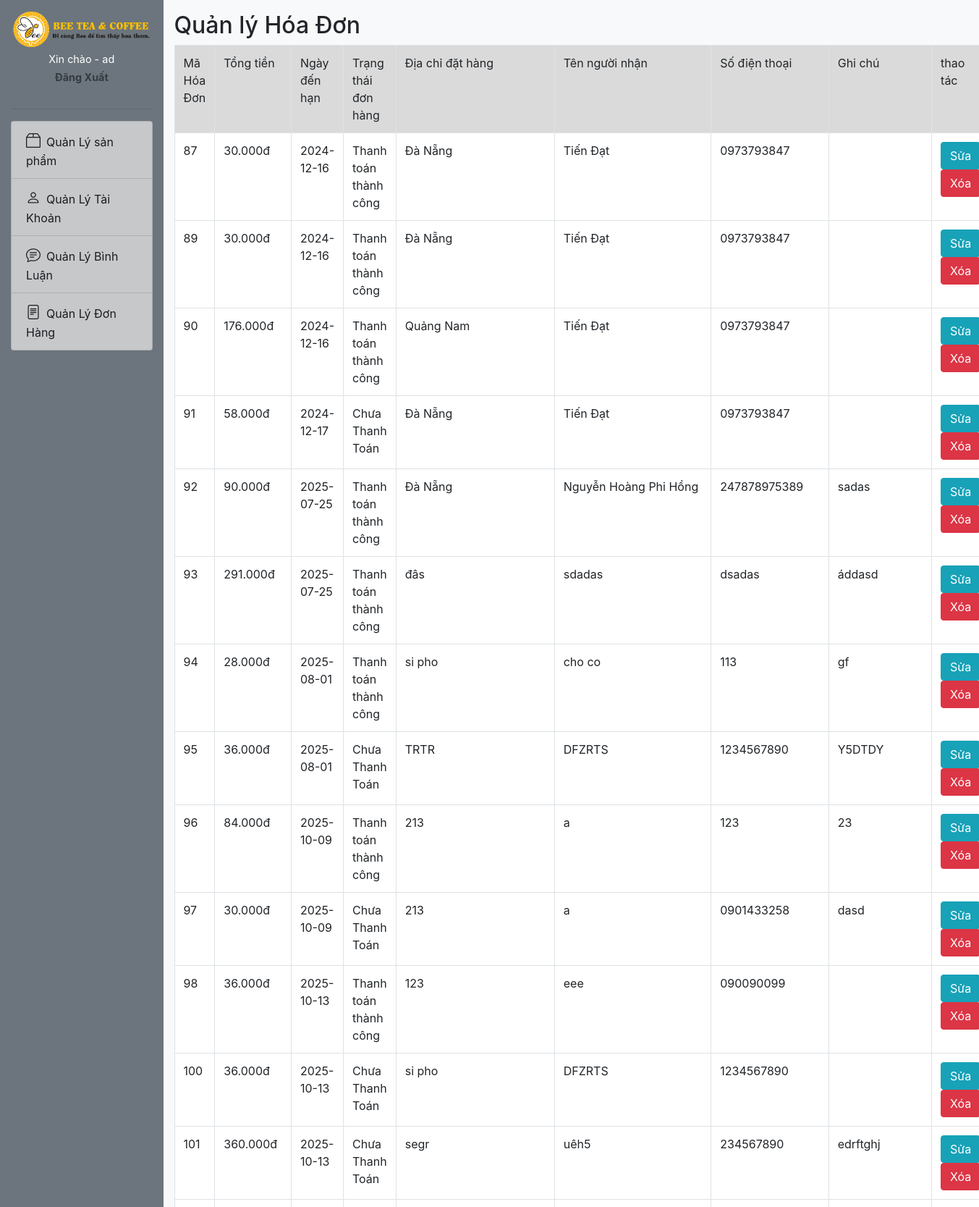
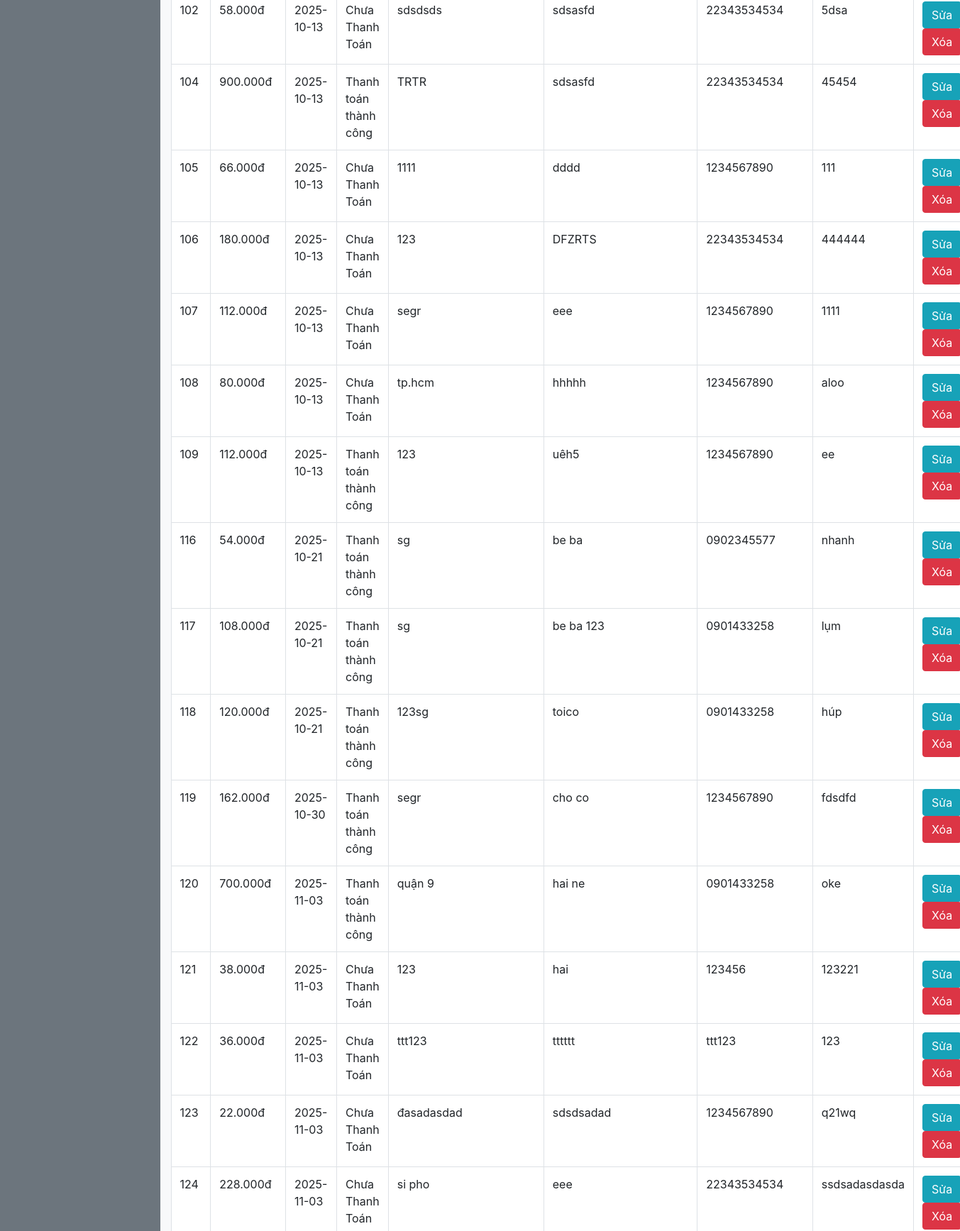
/admin/hoadon.php (signed in, upper part), run on the app's committed database (2 pictures, top to bottom).
### tables this page shows
CREATE TABLE `invoice` (
  `invoice_id` int(11) NOT NULL,
  `invoice_date` date NOT NULL,
  `payment_status` varchar(25) NOT NULL,
  `total_amount` decimal(10,3) NOT NULL,
  `due_date` date NOT NULL,
  `billing_address` varchar(255) DEFAULT NULL,
  `user_id` int(11) NOT NULL,
  `recipient_name` varchar(255) NOT NULL,
  `phone` varchar(20) NOT NULL,
  `notes` text DEFAULT NULL
);

### admin/hoadon.php (the view, shortened to what this page needs)
<?php
require_once('../model/config.php');
$user = isset($_SESSION['username']) ? $_SESSION['username'] : '';
$sql = 'SELECT * FROM Invoice';
$tacainvoice = mysqli_query($conn, $sql);
?>
<!DOCTYPE html>
<html lang="en">
<head>
    <link rel="stylesheet" href="https://cdn.jsdelivr.net/npm/bootstrap@4.6.2/dist/css/bootstrap.min.css">
    <link rel="stylesheet" href="https://cdn.jsdelivr.net/npm/bootstrap-icons@1.11.1/font/bootstrap-icons.css">
</head>
<body class="container-fluid">
    <article class="row">
        <section class="col-2 bg-secondary pb-4">
            <figure class="figure mt-3 center">
                <img src="../img/logo bee.png" class="figure-img img-fluid rounded">
                <figcaption class="figure-caption text-center text-white font-weight-bold">
                <?php if (isset($_SESSION['username'])) { ?>
                    <b style="position:relative; top:-4px; vertical-align: middle; font-weight:400;">Xin chào - <?php echo htmlspecialchars($user); ?></b>
                <?php } ?>
                    <br>
                    <a class="text-dark" href="../control/index.php?chucnang=logout">Đăng Xuất</a>
                </figcaption>
            </figure>
            <hr>
            <nav>
            <div class="list-group">
                <a class="list-group-item list-group-item-action list-group-item-dark" href="index.php">
                    <i class="bi bi-box2 mr-2" style="font-size: 20px;"></i>Quản Lý sản phẩm
                </a>
                <a class="list-group-item list-group-item-action list-group-item-dark" href="user.php">
                    <i class="bi bi-person mr-2" style="font-size: 20px;"></i>Quản Lý Tài Khoản
                </a>
                <a class="list-group-item list-group-item-action list-group-item-dark" href="conments.php">
                    <i class="bi bi-chat-text mr-2" style="font-size: 20px;"></i>Quản Lý Bình Luận
                </a>
                <a class="list-group-item list-group-item-action list-group-item-dark" href="donhang.php">
                    <i class="bi bi-file-text mr-2" style="font-size: 20px;"></i>Quản Lý Đơn Hàng
                </a>
            </div>
            </nav>
        </section>
        <section class="col-10 bg-light">
            <h2 class="mt-3">Quản lý Hóa Đơn</h2>
            <table class="table table-bordered table-hover bg-white">
                <tr class="table-active">
                <td>Mã Hóa Đơn</td>
                    <td>Tổng tiền</td>
                    <td>Ngày đến hạn</td>
                    <td>Trạng thái đơn hàng</td>
                    <td>Địa chỉ đặt hàng</td>
                    <td>Tên người nhận</td>
                    <td>Số điện thoại</td>
                    <td>Ghi chú</td>
                    <td>thao tác</td>
                </tr>
                    <?php
                    if ($tacainvoice) {
                        while ($invoice = mysqli_fetch_assoc($tacainvoice)) { ?>
                        <tr>
                        <td><?php echo $invoice['invoice_id']; ?></td>
                            <td><?php echo $invoice['total_amount'], "đ"; ?></td>
                            <td><?php echo $invoice['due_date']; ?></td>
                            <td><?php echo $invoice['payment_status']; ?></td>
                            <td><?php echo $invoice['billing_address']; ?></td>
                            <td><?php echo $invoice['recipient_name']; ?></td>
                            <td><?php echo $invoice['phone']; ?></td>
                            <td><?php echo $invoice['notes']; ?></td>
                            <td>
                                <a class="btn btn-info" href="sua_hoadon.php?id=<?php echo $invoice['invoice_id']; ?>">Sửa</a>
                                <a class="btn btn-danger"
   href="delete_invoice.php?id=<?php echo $invoice['invoice_id']; ?>"
   onclick="return confirm('Bạn có chắc chắn muốn xóa hóa đơn này không?');">
   Xóa
</a>
                            </td>
                        </tr>
                    <?php }
                    } else {
                        echo "<tr><td colspan='3'>Không có dữ liệu</td></tr>";
                    } ?>
            </table>
        </section>
    </article>
</body>
</html>

### admin/hoadon.php (style rules this page uses)
article { height: 100vh; }

### data on the page
invoice: invoice_id "87", total_amount "30.000", due_date "2024-12-16", payment_status "Thanh toán thành công", billing_address "Đà Nẵng", recipient_name "Tiến Đạt", phone "0973793847"
invoice: invoice_id "89", total_amount "30.000", due_date "2024-12-16", payment_status "Thanh toán thành công", billing_address "Đà Nẵng", recipient_name "Tiến Đạt", phone "0973793847"
invoice: invoice_id "90", total_amount "176.000", due_date "2024-12-16", payment_status "Thanh toán thành công", billing_address "Quảng Nam", recipient_name "Tiến Đạt", phone "0973793847"
invoice: invoice_id "91", total_amount "58.000", due_date "2024-12-17", payment_status "Chưa Thanh Toán", billing_address "Đà Nẵng", recipient_name "Tiến Đạt", phone "0973793847"
invoice: invoice_id "92", total_amount "90.000", due_date "2025-07-25", payment_status "Thanh toán thành công", billing_address "Đà Nẵng", recipient_name "Nguyễn Hoàng Phi Hồng", phone "247878975389", notes "sadas"
invoice: invoice_id "93", total_amount "291.000", due_date "2025-07-25", payment_status "Thanh toán thành công", billing_address "đâs", recipient_name "sdadas", phone "dsadas", notes "áddasd"
invoice: invoice_id "94", total_amount "28.000", due_date "2025-08-01", payment_status "Thanh toán thành công", billing_address "si pho", recipient_name "cho co", phone "113", notes "gf"
invoice: invoice_id "95", total_amount "36.000", due_date "2025-08-01", payment_status "Chưa Thanh Toán", billing_address "TRTR", recipient_name "DFZRTS", phone "1234567890", notes "Y5DTDY"
invoice: invoice_id "96", total_amount "84.000", due_date "2025-10-09", payment_status "Thanh toán thành công", billing_address "213", recipient_name "a", phone "123", notes "23"
invoice: invoice_id "97", total_amount "30.000", due_date "2025-10-09", payment_status "Chưa Thanh Toán", billing_address "213", recipient_name "a", phone "0901433258", notes "dasd"
invoice: invoice_id "98", total_amount "36.000", due_date "2025-10-13", payment_status "Thanh toán thành công", billing_address "123", recipient_name "eee", phone "090090099"
invoice: invoice_id "100", total_amount "36.000", due_date "2025-10-13", payment_status "Chưa Thanh Toán", billing_address "si pho", recipient_name "DFZRTS", phone "1234567890"
invoice: invoice_id "101", total_amount "360.000", due_date "2025-10-13", payment_status "Chưa Thanh Toán", billing_address "segr", recipient_name "uêh5", phone "234567890", notes "edrftghj"
invoice: invoice_id "102", total_amount "58.000", due_date "2025-10-13", payment_status "Chưa Thanh Toán", billing_address "sdsdsds", recipient_name "sdsasfd", phone "22343534534", notes "5dsa"
invoice: invoice_id "104", total_amount "900.000", due_date "2025-10-13", payment_status "Thanh toán thành công", billing_address "TRTR", recipient_name "sdsasfd", phone "22343534534", notes "45454"
invoice: invoice_id "105", total_amount "66.000", due_date "2025-10-13", payment_status "Chưa Thanh Toán", billing_address "1111", recipient_name "dddd", phone "1234567890", notes "111"
invoice: invoice_id "106", total_amount "180.000", due_date "2025-10-13", payment_status "Chưa Thanh Toán", billing_address "123", recipient_name "DFZRTS", phone "22343534534", notes "444444"
invoice: invoice_id "107", total_amount "112.000", due_date "2025-10-13", payment_status "Chưa Thanh Toán", billing_address "segr", recipient_name "eee", phone "1234567890", notes "1111"
invoice: invoice_id "108", total_amount "80.000", due_date "2025-10-13", payment_status "Chưa Thanh Toán", billing_address "tp.hcm", recipient_name "hhhhh", phone "1234567890", notes "aloo"
invoice: invoice_id "109", total_amount "112.000", due_date "2025-10-13", payment_status "Thanh toán thành công", billing_address "123", recipient_name "uêh5", phone "1234567890", notes "ee"
invoice: invoice_id "116", total_amount "54.000", due_date "2025-10-21", payment_status "Thanh toán thành công", billing_address "sg", recipient_name "be ba", phone "0902345577", notes "nhanh"
invoice: invoice_id "117", total_amount "108.000", due_date "2025-10-21", payment_status "Thanh toán thành công", billing_address "sg", recipient_name "be ba 123", phone "0901433258", notes "lụm"
invoice: invoice_id "118", total_amount "120.000", due_date "2025-10-21", payment_status "Thanh toán thành công", billing_address "123sg", recipient_name "toico", phone "0901433258", notes "húp"
invoice: invoice_id "119", total_amount "162.000", due_date "2025-10-30", payment_status "Thanh toán thành công", billing_address "segr", recipient_name "cho co", phone "1234567890", notes "fdsdfd"
invoice: invoice_id "120", total_amount "700.000", due_date "2025-11-03", payment_status "Thanh toán thành công", billing_address "quận 9", recipient_name "hai ne", phone "0901433258", notes "oke"
invoice: invoice_id "121", total_amount "38.000", due_date "2025-11-03", payment_status "Chưa Thanh Toán", billing_address "123", recipient_name "hai", phone "123456", notes "123221"
invoice: invoice_id "122", total_amount "36.000", due_date "2025-11-03", payment_status "Chưa Thanh Toán", billing_address "ttt123", recipient_name "tttttt", phone "ttt123", notes "123"
invoice: invoice_id "123", total_amount "22.000", due_date "2025-11-03", payment_status "Chưa Thanh Toán", billing_address "đasadasdad", recipient_name "sdsdsadad", phone "1234567890", notes "q21wq"
invoice: invoice_id "124", total_amount "228.000", due_date "2025-11-03", payment_status "Chưa Thanh Toán", billing_address "si pho", recipient_name "eee", phone "22343534534", notes "ssdsadasdasda"

### other printed values
$user "ad"
